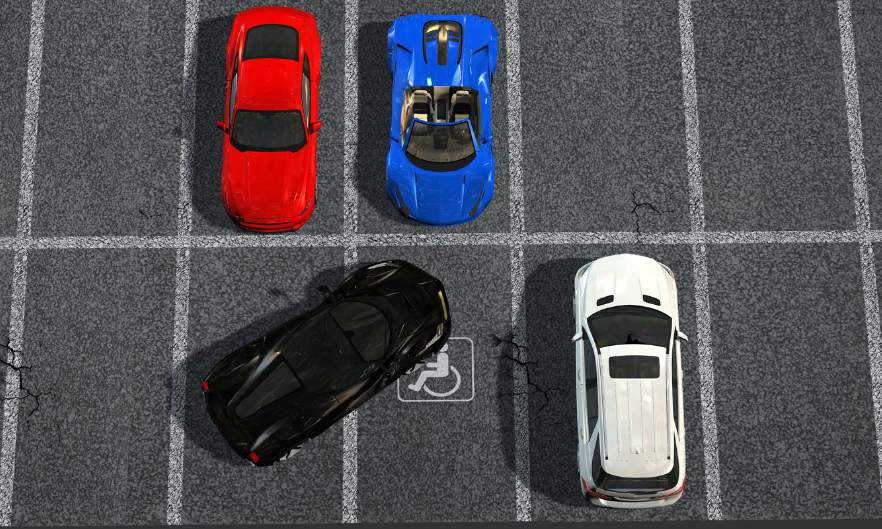
#> input picture datasets/example_image_illegal2_project.jpg, 882 x 529 px
$ python -i RuleBasedParkDetectionFunctions.py   (imports and definitions only)
#> lines starting #> are read from the running program, lines starting #| are printed output that depends on the picture; after the words box and inside, x2 and y2 are one past the last pixel; in counts of white or black regions, pixels touching at a corner belong together
### preprocessing/SingleDenoiseFunctions.py
import cv2
from matplotlib import pyplot as plt
import numpy as np


def denoise_median(img, show):
    """
    Apply median filter on image and optionally show the result
    """
    dst = cv2.medianBlur(img, 5)
    if show:
        plt.figure(figsize=(12, 6))
        plt.subplot(121), plt.imshow(img), plt.title('Original Image')
        plt.axis('off')
        plt.subplot(122), plt.imshow(dst), plt.title('Denoised Image (Median Filter)')
        plt.axis('off')
        plt.show()
    return dst

# [28 lines left out: functions denoise_gaussian, increase_luminosity, not called in this run]

def increase_contrast(img, show):
    """
    Increase the contrast of the image with histogram equalization and optionally show the result
    """
    clahe = cv2.createCLAHE(clipLimit=3.0, tileGridSize=(8, 8))
    lab = cv2.cvtColor(img, cv2.COLOR_BGR2LAB)
    l, a, b = cv2.split(lab)
    cl = clahe.apply(l)
    lab_clahe = cv2.merge((cl, a, b))
    dst = cv2.cvtColor(lab_clahe, cv2.COLOR_LAB2BGR)
    if show:
        plt.figure(figsize=(12, 6))
        plt.subplot(121), plt.imshow(img), plt.title('Original Image')
        plt.axis('off')
        plt.subplot(122), plt.imshow(dst), plt.title('Image (Increased Contrast)')
        plt.axis('off')
        plt.show()
    return dst

# [15 lines left out: function increase_saturation, not called in this run]

### object_detection_and_classification/RuleBasedParkDetectionFunctions.py
import cv2
import numpy as np
import matplotlib.pyplot as plt
from sklearn.metrics import f1_score
from preprocessing.SingleDenoiseFunctions import denoise_median, increase_contrast

'''
Functions used in RuleBasedParkDetection
'''


EMPTY_PATCH_MEAN = 130  # gray image represents empty parking lot


def is_occupied_v2(img):
    """
    Rule-based function to determine if a parking slot is occupied or not
    """
    gray = cv2.cvtColor(img, cv2.COLOR_BGR2GRAY)
    blur = denoise_median(img, 0)
    contrast = increase_contrast(blur, 0)
    edges = cv2.Canny(contrast, 30, 100)
    edge_density = np.sum(edges > 0) / (img.shape[0] * img.shape[1])
    contours, _ = cv2.findContours(edges, cv2.RETR_EXTERNAL, cv2.CHAIN_APPROX_SIMPLE)
    contour_score = 0
    for cnt in contours:
        area = cv2.contourArea(cnt)
        if 300 < area < 10000:
            x, y, w, h = cv2.boundingRect(cnt)
            aspect_ratio = w / float(h)
            if 0.3 < aspect_ratio < 3.5:
                contour_score = 1
                break
    mean_brightness = np.mean(gray)
    texture_score = np.std(gray) / 255.0
    diff_score = np.abs(mean_brightness - EMPTY_PATCH_MEAN) / 255.0
    score = (
        (edge_density * 3.5) +
        (contour_score * 2.5) +
        (texture_score * 2.0) +
        (diff_score * 1.0)
    )
    return score


def find_best_threshold(confidences, truth):
    """
    Iteratively try different thresholds to find the best one to separate between space empty and space occupied
    """
    best_threshold = 0
    best_f1score = 0
    for thresh in np.arange(0.5, 4.0, 0.05):
        prediction = [1 if c > thresh else 0 for c in confidences]
        score = f1_score(truth, prediction, zero_division=0)
        if score > best_f1score:
            best_f1score = score
            best_threshold = thresh
    return best_threshold, best_f1score


def show_examples(images, y_true, y_pred, title, max_samples=5):
    """
    Shows some correct and incorrect predictions
    """
    shown = 0
    plt.figure(figsize=(15, 3))
    for idx, (img, true, pred) in enumerate(zip(images, y_true, y_pred)):
        if shown >= max_samples:
            break
        if title == "Correct" and true == pred:
            pass
        elif title == "Incorrect" and true != pred:
            pass
        else:
            continue
        plt.subplot(1, max_samples, shown + 1)
        plt.imshow(cv2.cvtColor(img, cv2.COLOR_BGR2RGB))
        plt.title(f"True: {true}, Predicted: {pred}")
        plt.axis('off')
        shown += 1
    plt.suptitle(f"Predictions {title}")
    plt.tight_layout()
    plt.show()

>>> import cv2
>>> picture = cv2.imread('../datasets/example_image_illegal2_project.jpg')
#> picture is the input picture: shape (529, 882, 3); mean B, G, R 85.8, 80, 83.2
>>> result = is_occupied_v2(picture)
#> in is_occupied_v2, `gray = cv2.cvtColor(img, cv2.COLOR_BGR2GRAY)`:
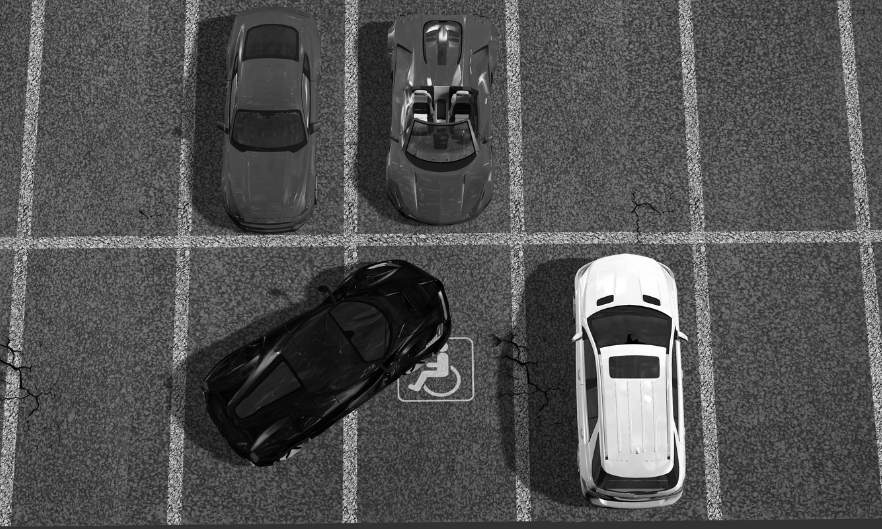
#> gray: shape (529, 882); min 0, max 255, mean 81.5
#> in increase_contrast, `lab = cv2.cvtColor(img, cv2.COLOR_BGR2LAB)`: lab: shape (529, 882, 3); mean of channels 0, 1, 2 88, 131.1, 126.1
#> in increase_contrast, `l, a, b = cv2.split(lab)`:
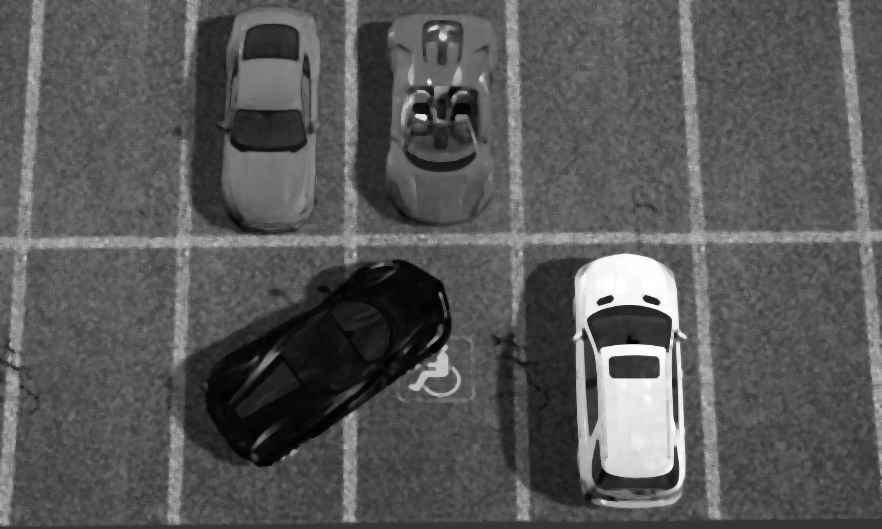
#> l: shape (529, 882); min 1, max 255, mean 88
#> in increase_contrast, `l, a, b = cv2.split(lab)`:
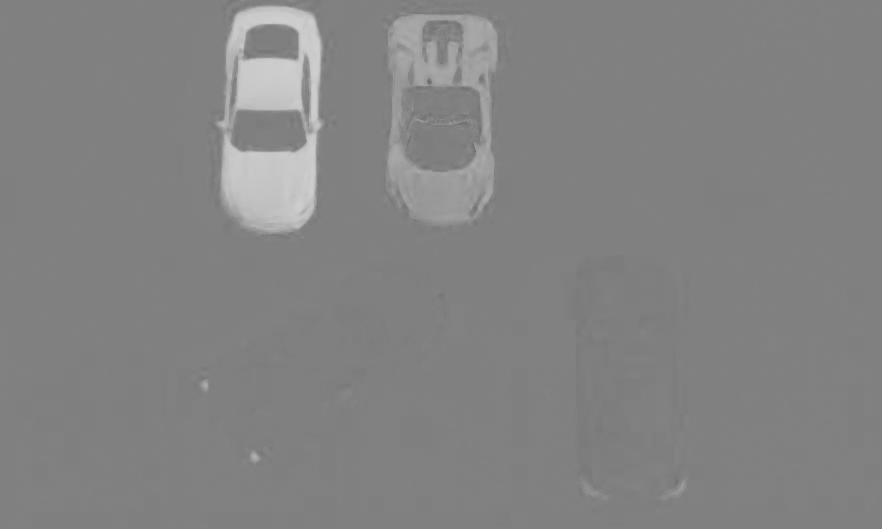
#> a: shape (529, 882); min 109, max 207, mean 131.1
#> in increase_contrast, `l, a, b = cv2.split(lab)`:
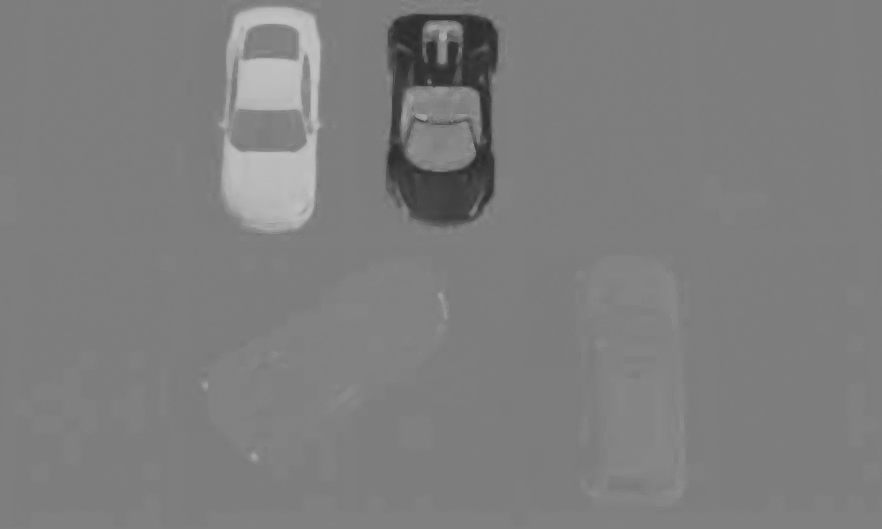
#> b: shape (529, 882); min 43, max 195, mean 126.1
#> in increase_contrast, `cl = clahe.apply(l)`:
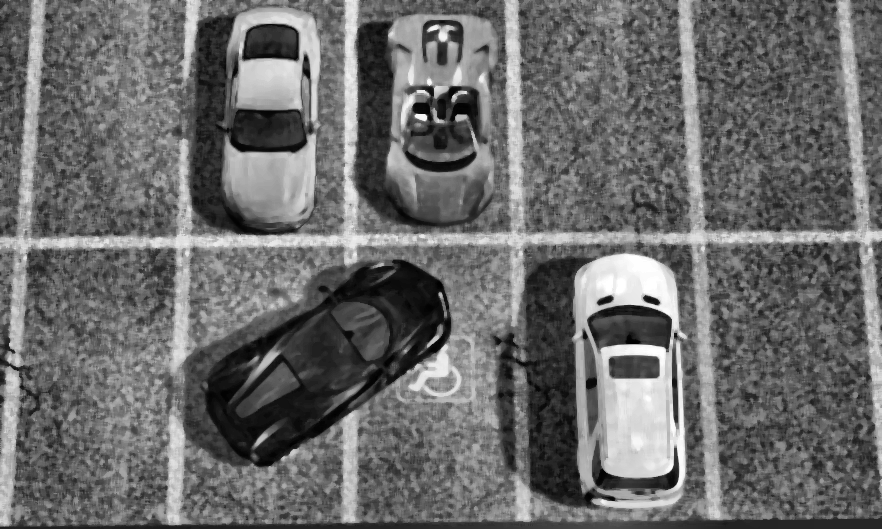
#> cl: shape (529, 882); min 1, max 255, mean 106.8
#> in increase_contrast, `lab_clahe = cv2.merge((cl, a, b))`: lab_clahe: shape (529, 882, 3); mean of channels 0, 1, 2 106.8, 131.1, 126.1
#> in increase_contrast, `dst = cv2.cvtColor(lab_clahe, cv2.COLOR_LAB2BGR)`:
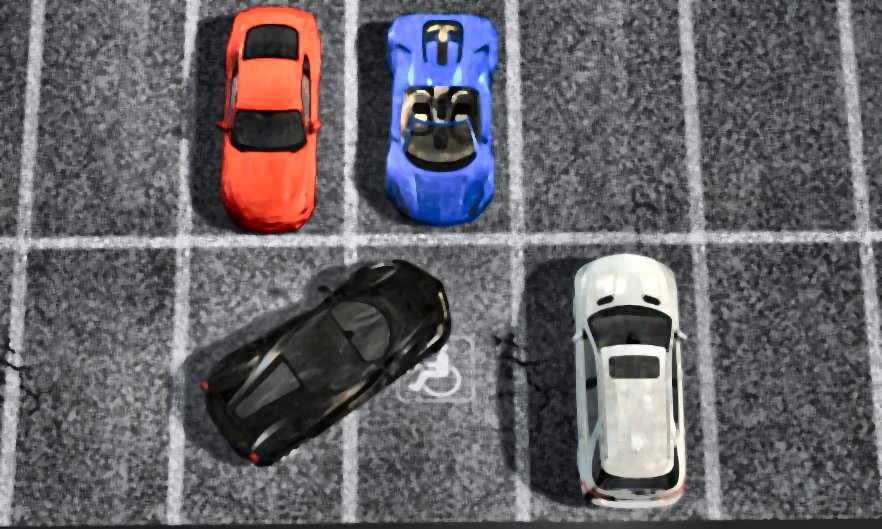
#> dst: shape (529, 882, 3); mean B, G, R 103.5, 98.7, 101
#> in is_occupied_v2, `edges = cv2.Canny(contrast, 30, 100)`:
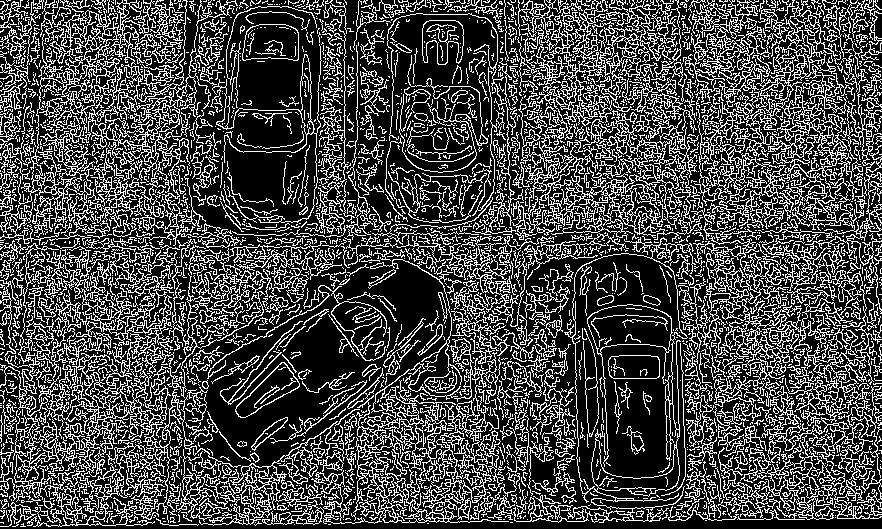
#> edges: shape (529, 882); 28.2% white in thin lines or dots
#> in is_occupied_v2, `edge_density = np.sum(edges > 0) / (img.shape[0] * img.shape[1])`: edge_density = 0.282
#> in is_occupied_v2, `contours, _ = cv2.findContours(edges, cv2.RETR_EXTERNAL, cv2.CHAIN_APP..`: contours = 2454 contours, 2243 with area under 20; largest, box (x1, y1, x2, y2) and area: (513, 237, 688, 523) 23806, (0, 0, 246, 255) 16460, (0, 263, 265, 527) 16325, (710, 253, 882, 520) 12434, (176, 368, 509, 526) 12097
#> the loop in is_occupied_v2, `for cnt in contours:` made 472 passes
#> (area, x, y, w, h, aspect_ratio, contour_score) on pass 472: (307, 770, 386, 31, 40, 0.775, 1)
#> area on pass 27: 26.5
#> in is_occupied_v2, `mean_brightness = np.mean(gray)`: mean_brightness = 81.48
#> in is_occupied_v2, `texture_score = np.std(gray) / 255.0`: texture_score = 0.167
#> in is_occupied_v2, `diff_score = np.abs(mean_brightness - EMPTY_PATCH_MEAN) / 255.0`: diff_score = 0.19
#> in is_occupied_v2, `score = ( (edge_density * 3.5) + (contour_score * 2.5) + (texture_scor..`: score = 4.01
#> result = 4.01

$ run again, on datasets/example_image_illegal_project.jpg
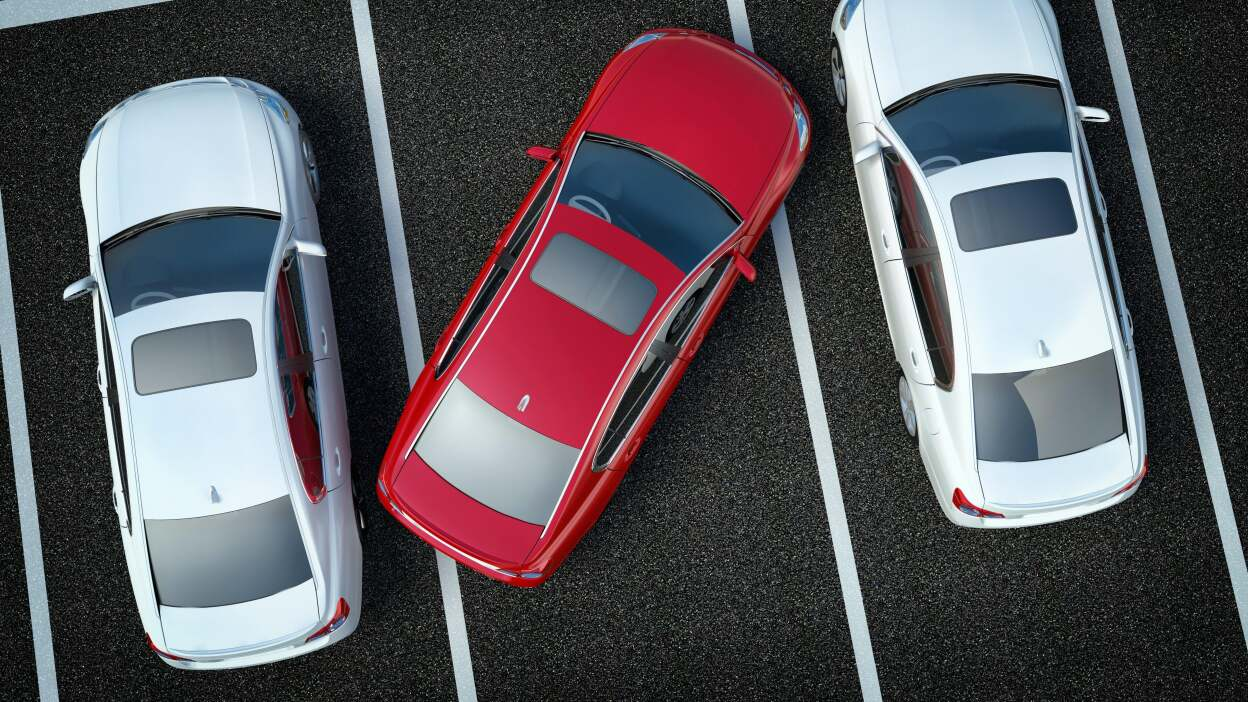
#> input picture datasets/example_image_illegal_project.jpg, 1248 x 702 px
#> picture is the input picture: shape (702, 1248, 3); mean B, G, R 91.7, 86.1, 91.3
#> lab: shape (702, 1248, 3); mean of channels 0, 1, 2 91.7, 131.3, 127.4
#> in increase_contrast, `l, a, b = cv2.split(lab)`:
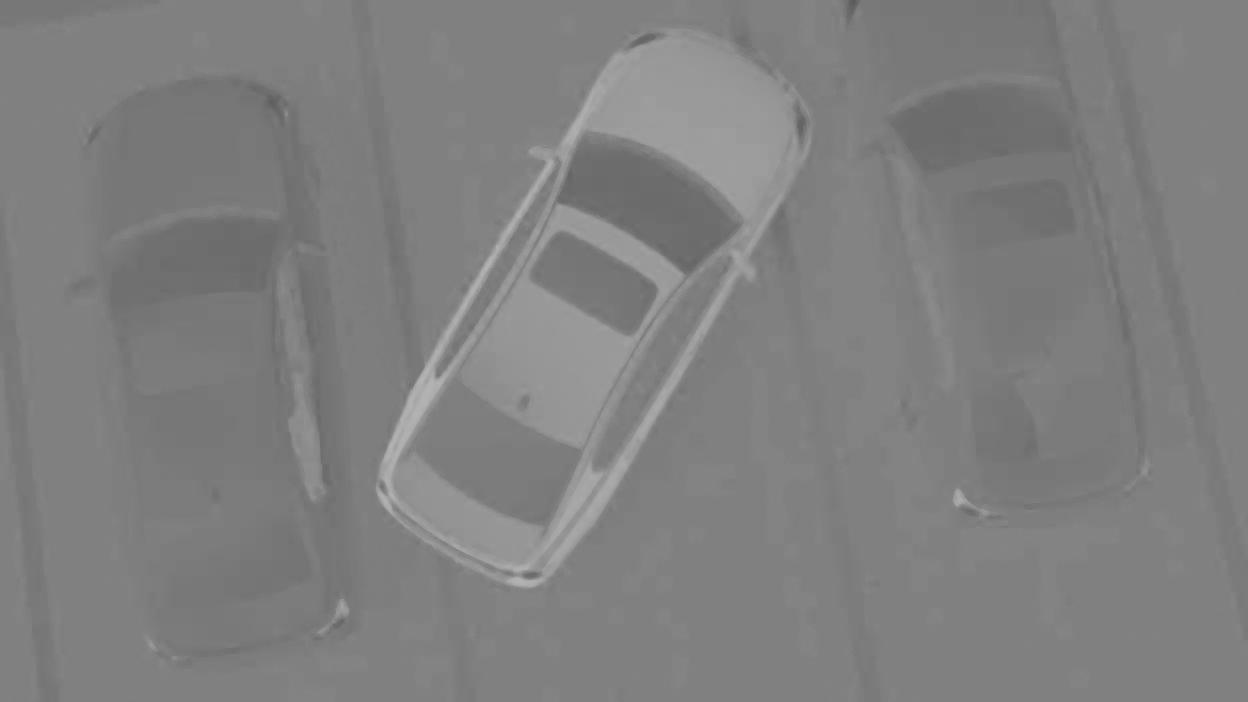
#> b: shape (702, 1248); min 89, max 180, mean 127.4
#> lab_clahe: shape (702, 1248, 3); mean of channels 0, 1, 2 110.1, 131.3, 127.4
#> in is_occupied_v2, `edges = cv2.Canny(contrast, 30, 100)`:
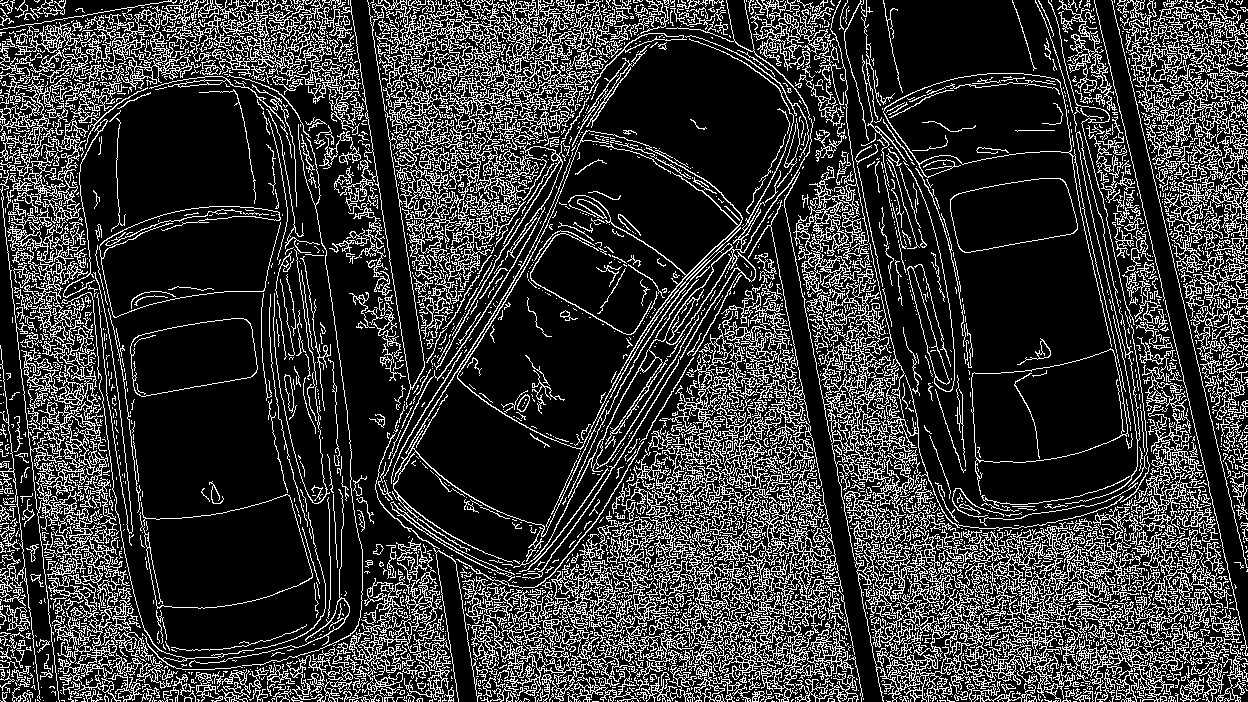
#> edges: shape (702, 1248); 21.5% white in thin lines or dots
#> edge_density = 0.215
#> contours = 3538 contours, 3170 with area under 20; largest, box (x1, y1, x2, y2) and area: (457, 130, 743, 450) 43950, (784, 172, 1174, 702) 19302, (341, 0, 602, 401) 14901, (971, 348, 1129, 495) 13449, (883, 73, 1117, 353) 13072
#> the loop in is_occupied_v2, `for cnt in contours:` made 545 passes
#> (area, x, y, w, h, aspect_ratio, contour_score) on pass 545: (536.5, 108, 632, 63, 70, 0.9, 1)
#> mean_brightness = 88.35
#> texture_score = 0.296
#> diff_score = 0.163
#> score = 4.01
